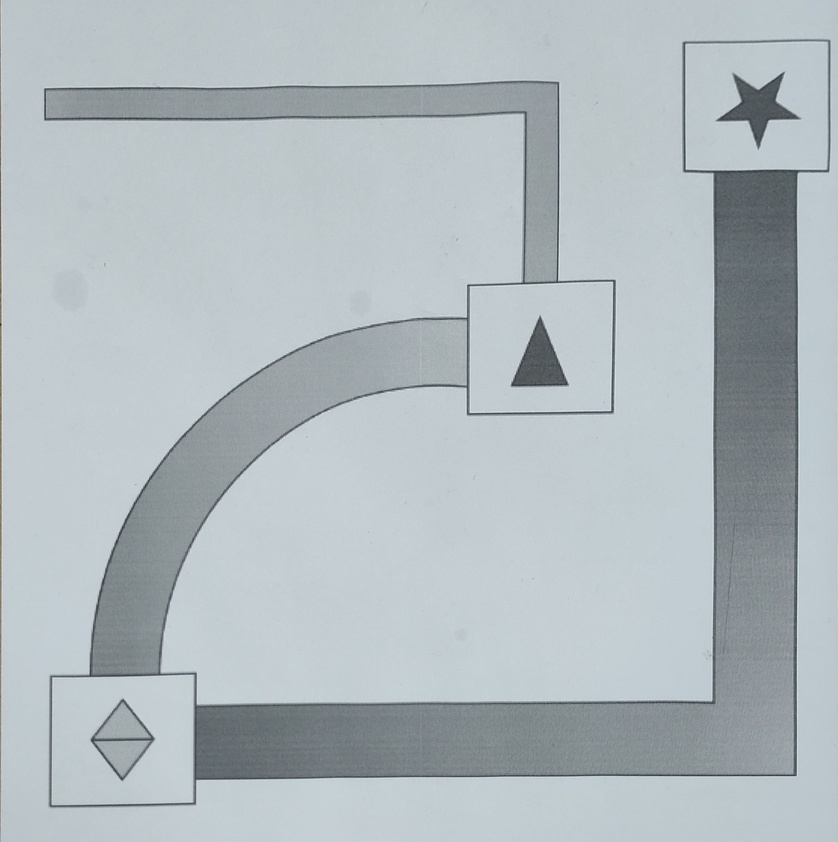
#> input picture Picture3.jpg, 838 x 842 px, shrunk from 2584 x 2599 before the run
$ jupyter execute 'Adaptive Thresholding.ipynb'
#> lines starting #> are read from the running program, lines starting #| are printed output that depends on the picture; after the words box and inside, x2 and y2 are one past the last pixel; in counts of white or black regions, pixels touching at a corner belong together
[cell 1]
import cv2 as cv
import numpy as np
from matplotlib import pyplot as plt
img = cv.imread('Picture3.jpg',0)
#> img: shape (842, 838); min 39, max 228, mean 184.3
img = cv.medianBlur(img,5)
ret,th1 = cv.threshold(img,127,255,cv.THRESH_BINARY)
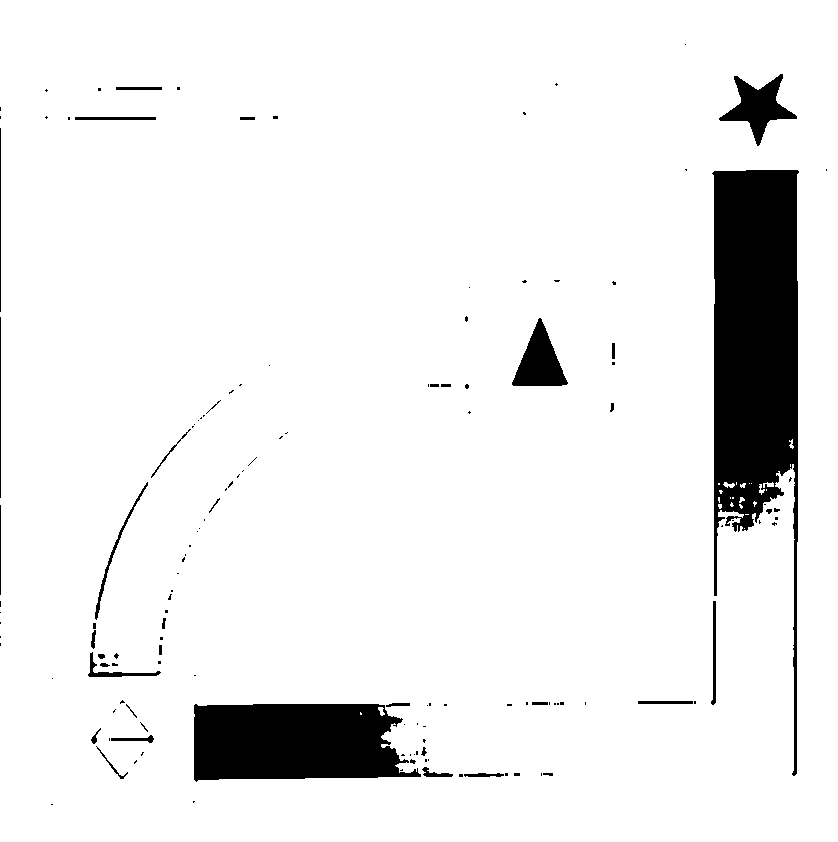
#> th1: shape (842, 838); 92.6% white; 139 black regions (102 under 20 px), largest, box (x1, y1, x2, y2) and area: (712, 170, 799, 776) 28944, (194, 704, 421, 782) 14831, (719, 74, 797, 146) 2147
th2 = cv.adaptiveThreshold(img,255,cv.ADAPTIVE_THRESH_MEAN_C,\
            cv.THRESH_BINARY,11,2)
#> th2: shape (842, 838); 94.3% white; 1457 black regions (1380 under 20 px), largest, box (x1, y1, x2, y2) and area: (44, 39, 831, 808) 26960, (717, 73, 800, 149) 1461, (511, 317, 568, 387) 1066
th3 = cv.adaptiveThreshold(img,255,cv.ADAPTIVE_THRESH_GAUSSIAN_C,\
            cv.THRESH_BINARY,11,2)
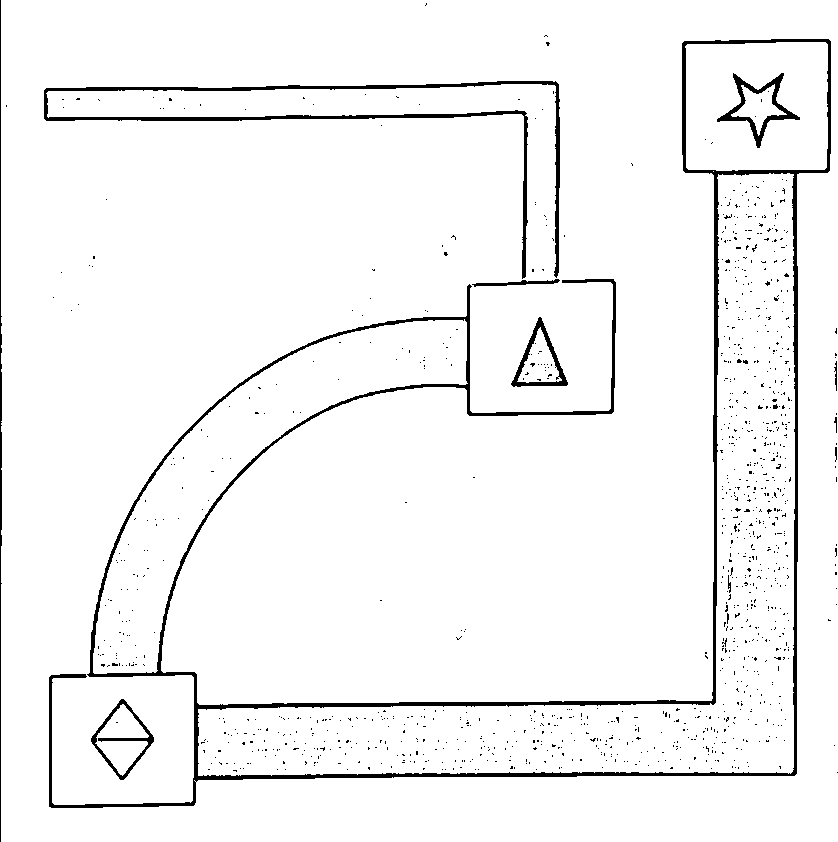
#> th3: shape (842, 838); 95.9% white; 1119 black regions (1108 under 20 px), largest, box (x1, y1, x2, y2) and area: (49, 39, 831, 808) 16861, (44, 81, 560, 279) 4821, (717, 73, 800, 148) 1149
titles = ['Original Image', 'Global Thresholding (v = 127)',
            'Adaptive Mean Thresholding', 'Adaptive Gaussian Thresholding']
images = [img, th1, th2, th3]

for i in range(4):
    plt.subplot(2,2,i+1),plt.imshow(images[i],'gray')
    plt.title(titles[i])
    plt.xticks([]),plt.yticks([])
plt.show()
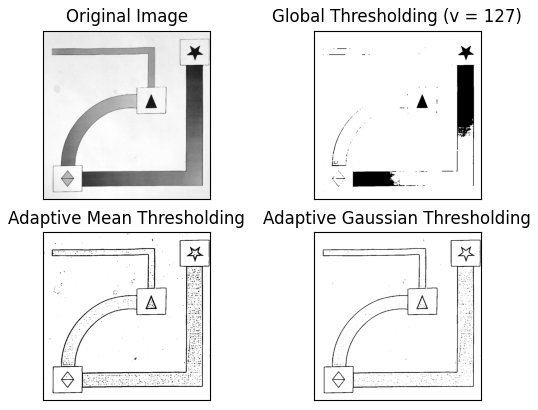
#> figure drawn by matplotlib, 4 panels

[cell 2]
# global thresholding
ret1,th1 = cv.threshold(img,127,255,cv.THRESH_BINARY)
# Otsu's thresholding
ret2,th2 = cv.threshold(img,0,255,cv.THRESH_BINARY+cv.THRESH_OTSU)
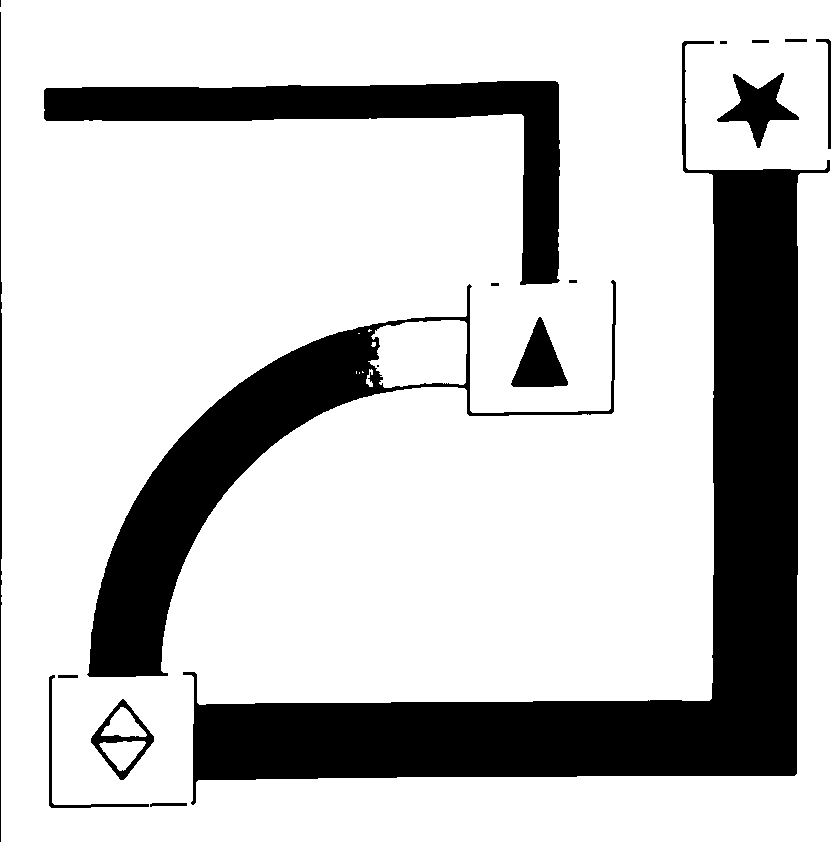
#> th2: shape (842, 838); 78% white; 18 black regions (2 under 20 px), largest, box (x1, y1, x2, y2) and area: (183, 41, 830, 805) 91161, (87, 280, 616, 677) 32762, (44, 81, 560, 285) 23286
#> ret2 = 166
# Otsu's thresholding after Gaussian filtering
blur = cv.GaussianBlur(img,(5,5),0)
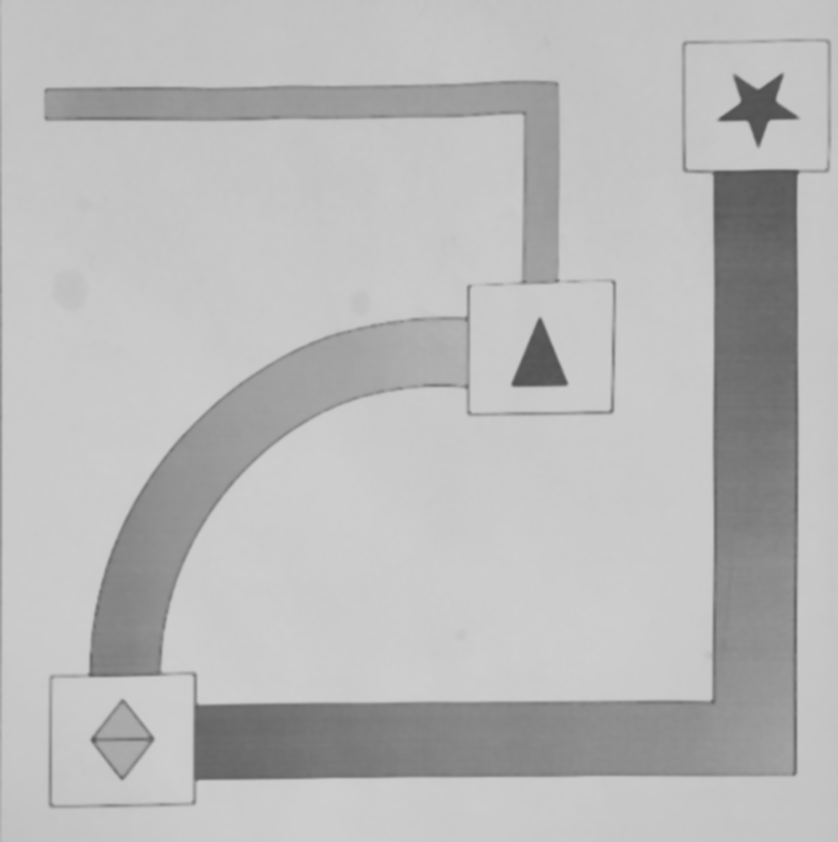
#> blur: shape (842, 838); min 79, max 206, mean 184.9
ret3,th3 = cv.threshold(blur,0,255,cv.THRESH_BINARY+cv.THRESH_OTSU)
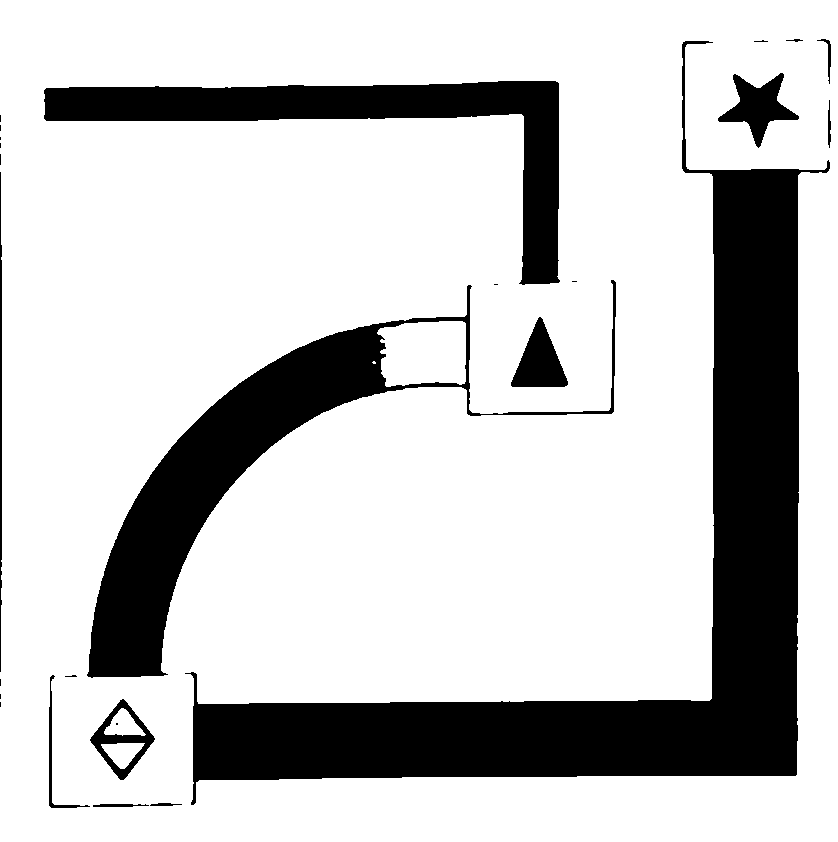
#> th3: shape (842, 838); 77.9% white; 26 black regions (13 under 20 px), largest, box (x1, y1, x2, y2) and area: (185, 41, 830, 805) 91627, (87, 280, 616, 678) 33234, (44, 81, 560, 285) 23260
#> ret3 = 167
# plot all the images and their histograms
images = [img, 0, th1,
          img, 0, th2,
          blur, 0, th3]
titles = ['Original Noisy Image','Histogram','Global Thresholding (v=127)',
          'Original Noisy Image','Histogram',"Otsu's Thresholding",
          'Gaussian filtered Image','Histogram',"Otsu's Thresholding"]
for i in range(3):
    plt.subplot(3,3,i*3+1),plt.imshow(images[i*3],'gray')
    plt.title(titles[i*3]), plt.xticks([]), plt.yticks([])
    plt.subplot(3,3,i*3+2),plt.hist(images[i*3].ravel(),256)
    plt.title(titles[i*3+1]), plt.xticks([]), plt.yticks([])
    plt.subplot(3,3,i*3+3),plt.imshow(images[i*3+2],'gray')
    plt.title(titles[i*3+2]), plt.xticks([]), plt.yticks([])
plt.show()
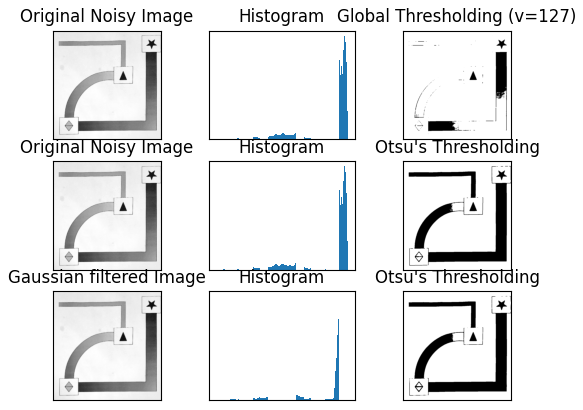
#> figure drawn by matplotlib, 9 panels

$ run again, with Picture5.jpg copied over Picture3.jpg
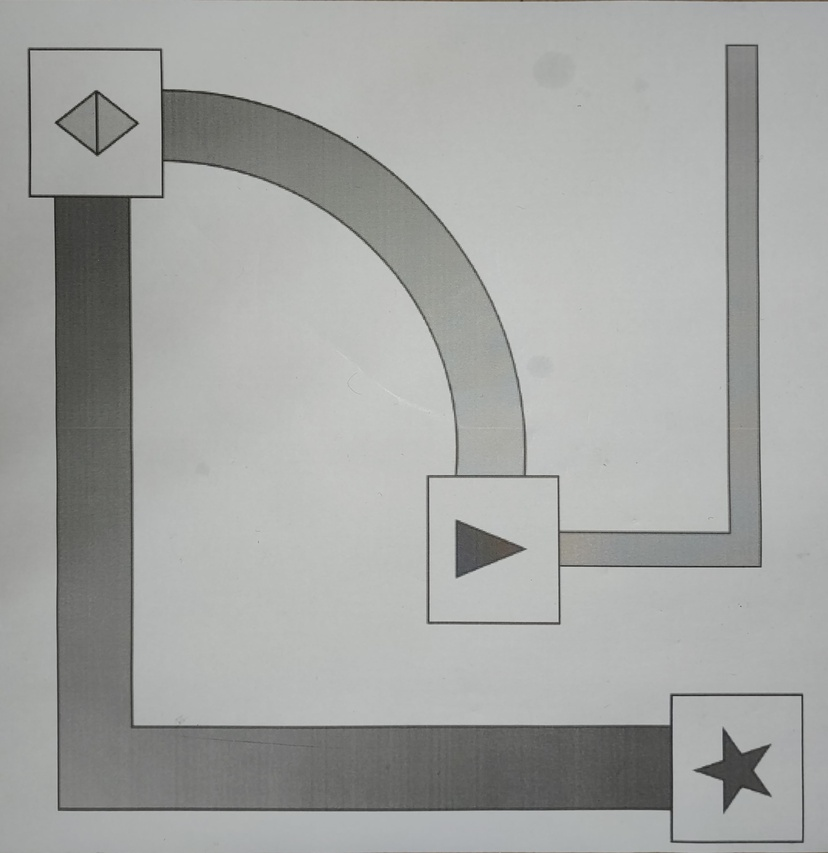
#> input picture Picture5.jpg, 828 x 853 px, shrunk from 2594 x 2672 before the run
#> `ret,th1 = cv.threshold(img,127,255,cv.THRESH_BINARY)`:
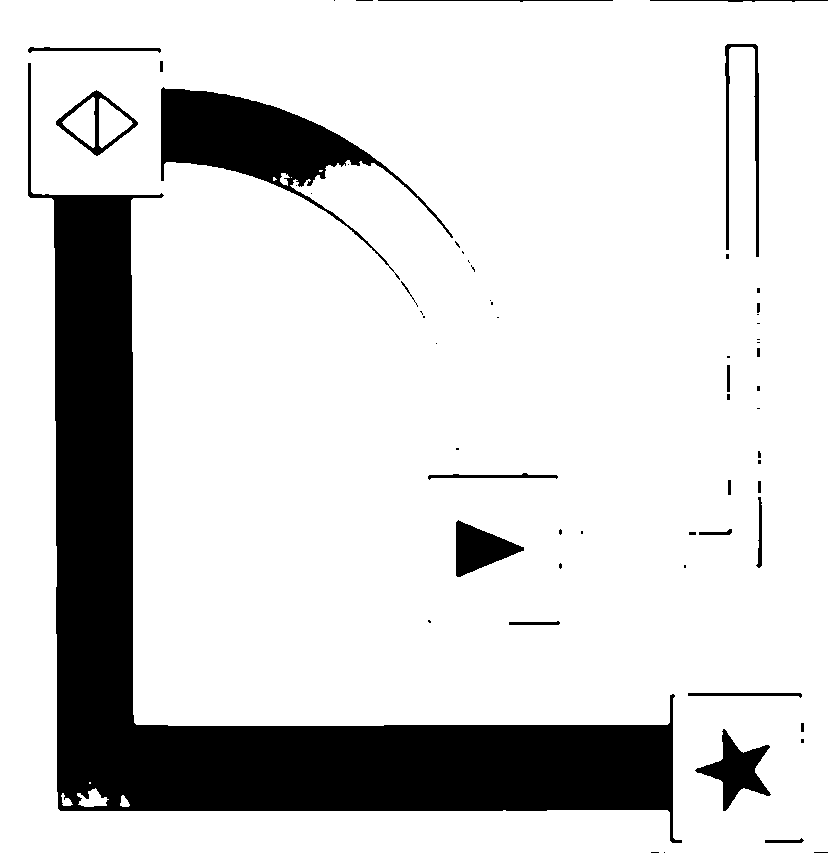
#> th1: shape (853, 828); 83.4% white; 61 black regions (37 under 20 px), largest, box (x1, y1, x2, y2) and area: (28, 63, 682, 843) 93658, (161, 87, 453, 280) 13623, (695, 729, 771, 811) 2331
#> ret2 = 142
#> `ret3,th3 = cv.threshold(blur,0,255,cv.THRESH_BINARY+cv.THRESH_OTSU)`:
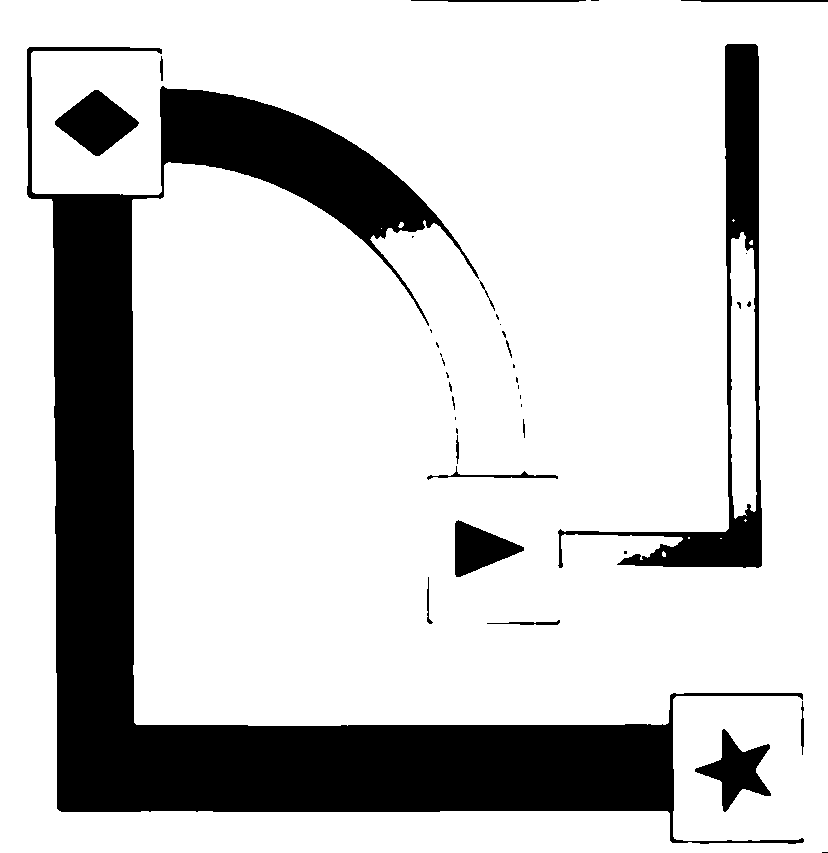
#> th3: shape (853, 828); 80.1% white; 40 black regions (23 under 20 px), largest, box (x1, y1, x2, y2) and area: (27, 47, 804, 844) 117651, (558, 44, 762, 568) 13689, (55, 90, 139, 156) 3028
#> ret3 = 143
